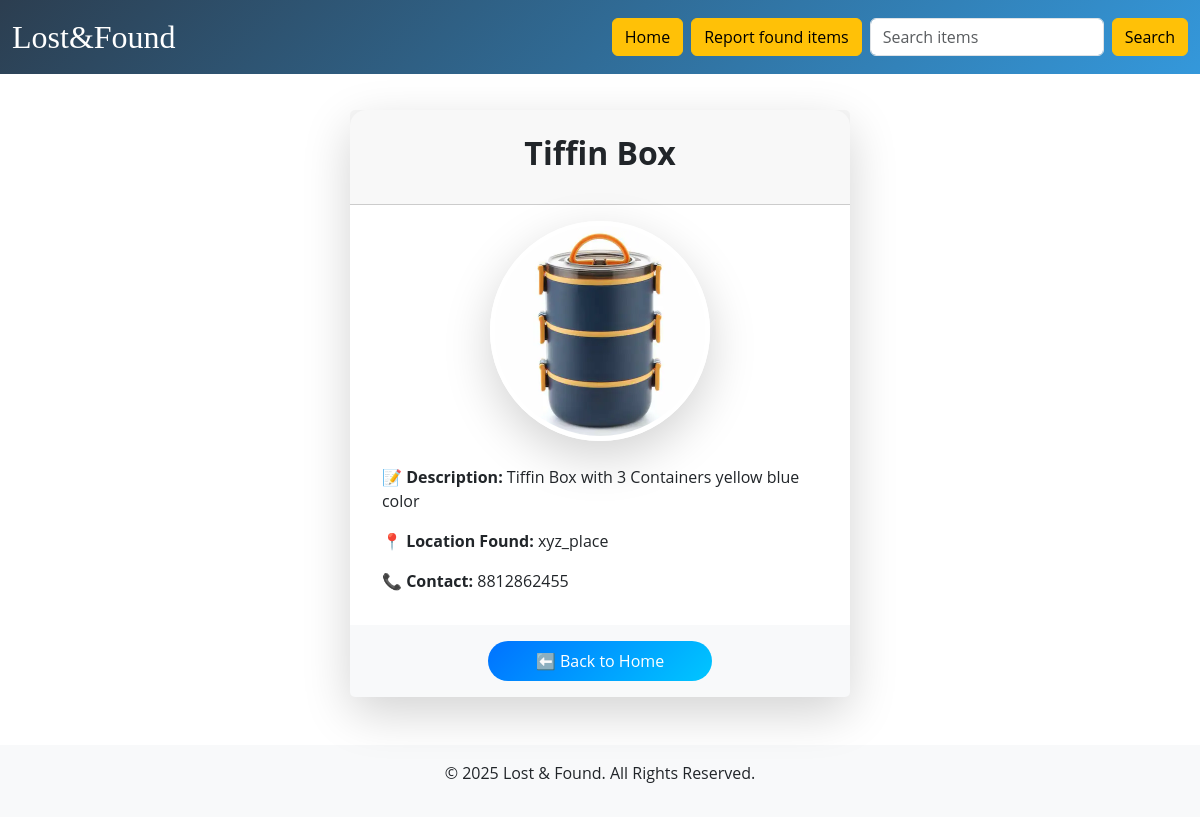
Page /pages/view-item.php?id=6 on the committed database.
### tables this page shows
CREATE TABLE `lost_items` (
  `id` int(11) NOT NULL,
  `item_name` varchar(255) NOT NULL,
  `description` text NOT NULL,
  `location` varchar(255) NOT NULL,
  `contact` varchar(100) NOT NULL,
  `image` varchar(255) NOT NULL,
  `created_at` timestamp NOT NULL DEFAULT current_timestamp()
);

### pages/view-item.php (the view, shortened to what this page needs)
<?php
include '../config/config.php';
include '../templates/header.php';
if (isset($_GET['id'])) {
    $id = intval($_GET['id']);
    $sql = "SELECT * FROM lost_items WHERE id = $id";
    $result = $conn->query($sql);
    if ($result->num_rows > 0) {
        $row = $result->fetch_assoc();
    } else {
        echo "<div class='container mt-5'><div class='alert alert-danger'>Item not found!</div></div>";
        include '../templates/footer.php';
        exit();
    }
} else {
    echo "<div class='container mt-5'><div class='alert alert-warning'>Invalid request.</div></div>";
    include '../templates/footer.php';
    exit();
}
?>
<link rel="stylesheet" href="style.css">
<div class="container mt-5">
    <div class="card shadow-lg border-0 rounded-4 premium-card mx-auto" style="max-width: 500px; margin-top: 110px;">
        <div class="card-header text-center p-4">
            <h2 class="fw-bold"><?php echo htmlspecialchars($row['item_name']); ?></h2>
        </div>
        <div class="card-body text-center">
            <img src="../assets/images/<?php echo htmlspecialchars($row['image']); ?>"
                class="img-fluid rounded-circle shadow-lg mb-4"
                alt="Item Image"
                style="width: 220px; height: 220px; object-fit: cover; border: 5px solid #fff;">
            <div class="item-info text-start px-3">
                <p><strong>📝 Description:</strong> <?php echo htmlspecialchars($row['description']); ?></p>
                <p><strong>📍 Location Found:</strong> <?php echo htmlspecialchars($row['location']); ?></p>
                <p><strong>📞 Contact:</strong> <?php echo htmlspecialchars($row['contact']); ?></p>
            </div>
        </div>
        <div class="card-footer text-center bg-light border-top-0 p-3">
            <a href="./index.php" class="btn btn-gradient px-5 py-2">⬅️ Back to Home</a>
        </div>
    </div>
</div>
<?php include '../templates/footer.php'; ?>

### pages/style.css (style rules this page uses)
body { font-family: 'Open Sans', sans-serif; }
.btn-gradient { background: linear-gradient(135deg, #0072ff, #00c6ff); color: #fff; font-weight: 500; border: none; border-radius: 25px; transition: transform 0.3s ease, box-shadow 0.3s ease; }

### pages/view-item.php (style rules this page uses)
.card { transition: transform 0.4s ease, box-shadow 0.4s ease; }

### rows in the picture
lost_items: item_name "Tiffin Box", image (picture), description "Tiffin Box with 3 Containers yellow blue color", location "xyz_place", contact "8812862455"
